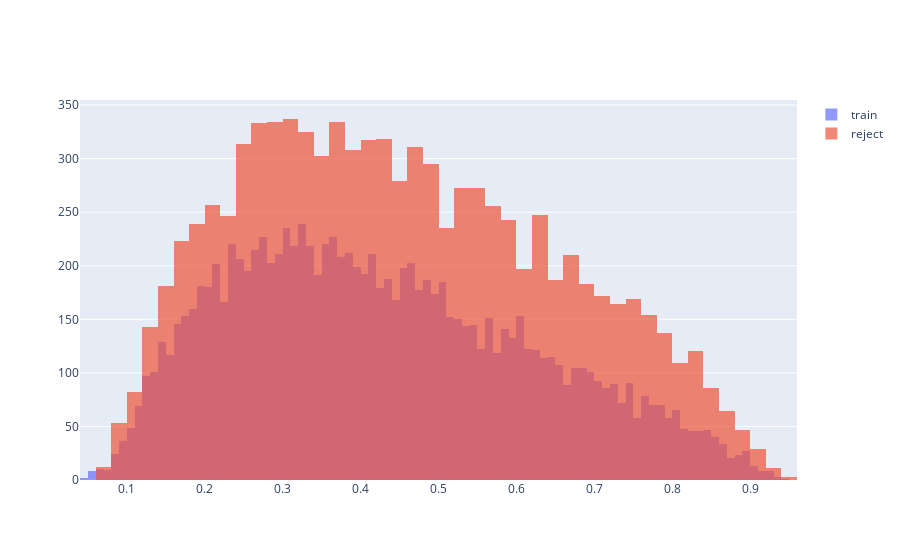

The code cell stored with this chart in its notebook:
### Markdown cell above
Logistic Regression when fitted using the best parameters found by the gridSearchCV, gives the best results for a logistic regression. The feature coefficients play the important role while predicting the target.

The most influential features are: EXT2, EXT3, EXT7, EXT5, EXT1 and few other variables like mobile_number, education_type, income_type.

### Code cell
# get probabilities
pred_train = pd.DataFrame(model2.predict_proba(X_train))[1]
pred_reject = pd.DataFrame(model2.predict_proba(reject))[1]

# display probability distribution
fig = go.Figure()
fig.add_trace(go.Histogram(x=pred_train, name='train'))
fig.add_trace(go.Histogram(x=pred_reject, name='reject'))

# Overlay both histograms
fig.update_layout(barmode='overlay')
fig.update_traces(opacity=0.7)
fig.show()

### Figure 1 — Plotly figure (JSON) as saved in the notebook; plotly's stock layout.template omitted (floating-point values rounded to 4 significant figures; data arrays with more than 128 entries replaced by an {"elided": "..."} marker saying what was removed)
{"data": [{"name": "train", "opacity": 0.7, "type": "histogram", "x": {"elided": "11129 float values"}}, {"name": "reject", "opacity": 0.7, "type": "histogram", "x": {"elided": "9112 float values"}}], "layout": {"barmode": "overlay"}}
